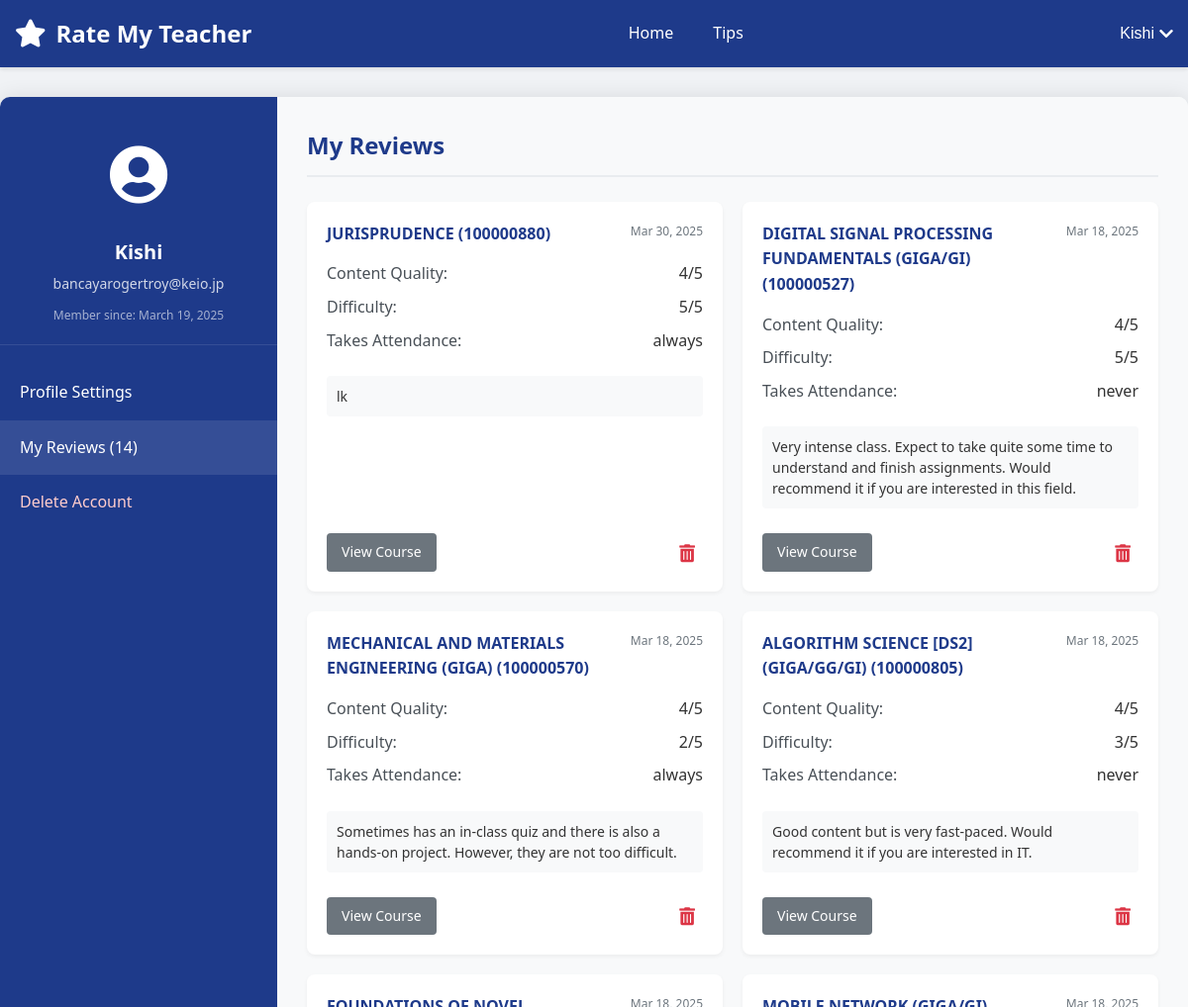
Page /account-section.php (signed in, upper part) on the earlier database version.
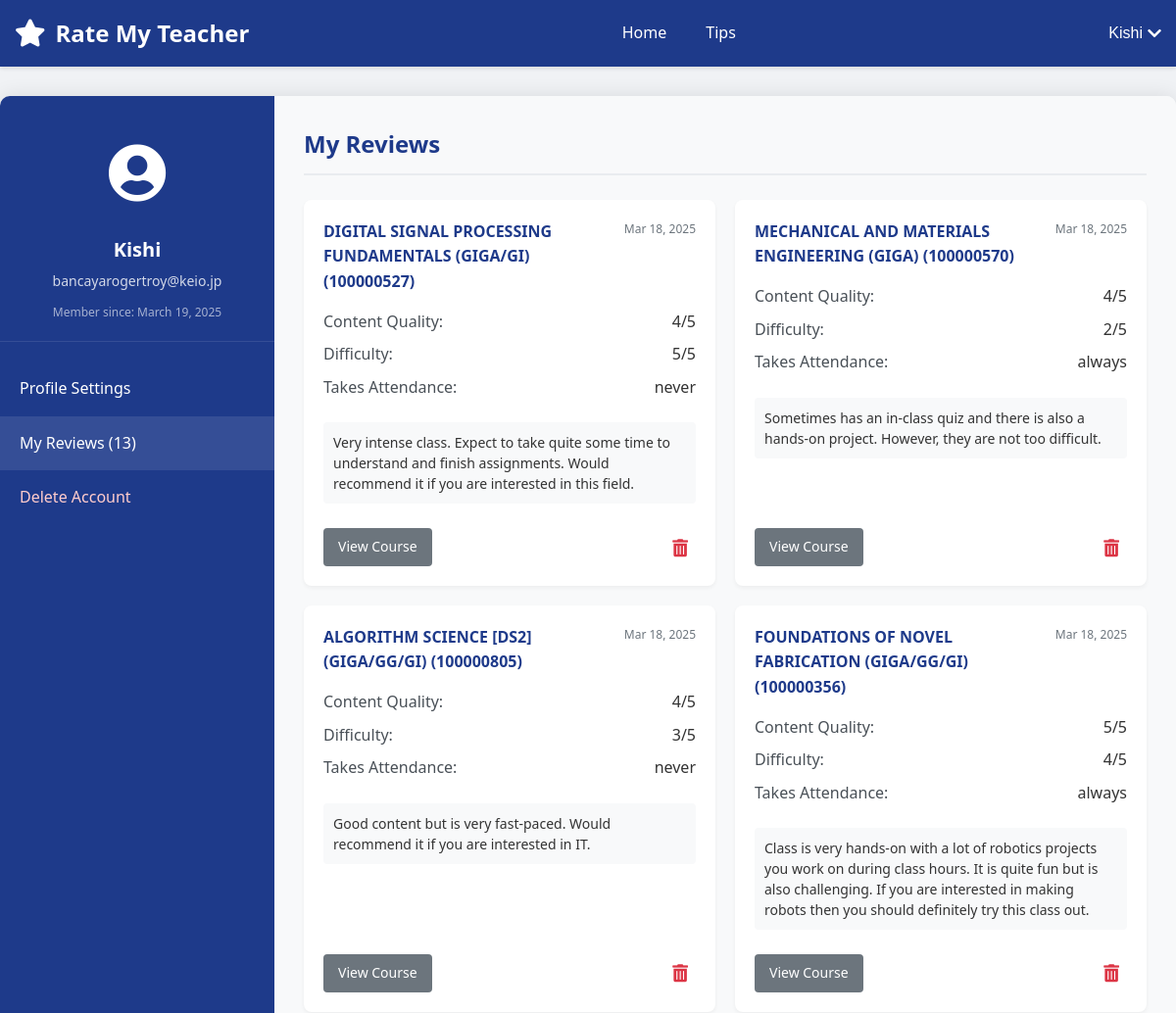
Same page on the later database version.
### tables this page shows
CREATE TABLE ratings (
        id INTEGER PRIMARY KEY AUTOINCREMENT,
        user_id INTEGER NOT NULL,
        professor_id INTEGER NOT NULL,
        course_id INTEGER NOT NULL,
        rating REAL NOT NULL,
        content_rating INTEGER,
        difficulty_rating INTEGER,
        grade TEXT,
        textbook TEXT,
        attendance_check TEXT,
        first_half TEXT,
        second_half TEXT,
        comment TEXT,
        created_at TIMESTAMP DEFAULT CURRENT_TIMESTAMP, is_anonymous INTEGER DEFAULT 0,
        FOREIGN KEY (user_id) REFERENCES users(id) ON DELETE CASCADE,
        FOREIGN KEY (professor_id) REFERENCES professors(id) ON DELETE CASCADE,
        FOREIGN KEY (course_id) REFERENCES courses(id) ON DELETE CASCADE
    );

CREATE TABLE courses (
        id INTEGER PRIMARY KEY AUTOINCREMENT,
        name TEXT NOT NULL,
        course_code TEXT,
        description TEXT,
        professor_id INTEGER,
        semester TEXT,
        avg_content_quality REAL DEFAULT 0,
        avg_difficulty REAL DEFAULT 0,
        overall_rating REAL DEFAULT 0,
        review_count INTEGER DEFAULT 0,
        FOREIGN KEY (professor_id) REFERENCES professors(id) ON DELETE SET NULL
    );

### account-section.php (the view, shortened to what the changed rows need)
<?php
require_once __DIR__ . "/config.php";
$user_id = $_SESSION["id"];
$reviews_count = 0;
$reviews = [];
try {
    $columns_sql = "PRAGMA table_info(ratings)";
    $columns_result = $conn->query($columns_sql);
    $has_comments_field = false;
    $has_comment_field = false;
    while ($column = $columns_result->fetchArray(SQLITE3_ASSOC)) {
        if ($column['name'] === 'comment') {
            $has_comment_field = true;
        }
    }
    $course_columns_sql = "PRAGMA table_info(courses)";
    $course_columns_result = $conn->query($course_columns_sql);
    $course_name_field = 'name';
    $course_code_field = 'course_code';
    while ($column = $course_columns_result->fetchArray(SQLITE3_ASSOC)) {
        if ($column['name'] === 'name') {
            $course_name_field = 'name';
        }
    }
    $comment_field = $has_comments_field ? 'r.comments' : ($has_comment_field ? 'r.comment' : 'NULL');
    $review_sql = "SELECT r.*,
                  c.$course_name_field AS course_name,
                  c.$course_code_field AS course_code,
                  $comment_field AS review_text
                  FROM ratings r
                  JOIN courses c ON r.course_id = c.id
                  WHERE r.user_id = :user_id
                  ORDER BY r.created_at DESC";
    $review_stmt = $conn->prepare($review_sql);
    $review_stmt->bindValue(':user_id', $user_id, SQLITE3_INTEGER);
    $result = $review_stmt->execute();
    while ($row = $result->fetchArray(SQLITE3_ASSOC)) {
        if ($has_comments_field) {
            $row['comments'] = $row['comments'] ?? '';
        } elseif ($has_comment_field) {
            $row['comments'] = $row['comment'] ?? '';
        } else {
            $row['comments'] = '';
        }
        $row['content_quality'] = $row['content_quality'] ?? ($row['content_rating'] ?? 3);
        $row['difficulty'] = $row['difficulty'] ?? ($row['difficulty_rating'] ?? 3);
        $row['takes_attendance'] = $row['attendance_check'] ?? 'Unknown';
        $reviews[] = $row;
        $reviews_count++;
    }
} catch (Exception $e) {
    error_log("Error fetching reviews: " . $e->getMessage());
}
include_once "header.php";
?>
<div class="account-page-container">
    <div class="account-sidebar">
        <ul class="sidebar-nav">
            <li class="active"><a href="#my-reviews" data-section="my-reviews">My Reviews (<?php echo $reviews_count; ?>)</a></li>
        </ul>
    </div>
    <div class="account-content">
        <div id="my-reviews" class="account-section active">
            <h2>My Reviews</h2>
            <?php if (count($reviews) > 0): ?>
                <div class="reviews-list">
                <?php foreach ($reviews as $review): ?>
                    <div class="review-card">
                        <div class="review-header">
                            <h3><?php echo htmlspecialchars($review["course_name"]); ?> (<?php echo htmlspecialchars($review["course_code"]); ?>)</h3>
                            <span class="review-date"><?php echo date("M j, Y", strtotime($review["created_at"])); ?></span>
                        </div>
                        <div class="review-ratings">
                            <div class="rating-item">
                                <span class="rating-label">Content Quality:</span>
                                <span class="rating-value"><?php echo $review["content_quality"]; ?>/5</span>
                            </div>
                            <div class="rating-item">
                                <span class="rating-label">Difficulty:</span>
                                <span class="rating-value"><?php echo $review["difficulty"]; ?>/5</span>
                            </div>
                            <?php if (isset($review["takes_attendance"])): ?>
                            <div class="rating-item">
                                <span class="rating-label">Takes Attendance:</span>
                                <span class="rating-value"><?php echo htmlspecialchars($review["takes_attendance"]); ?></span>
                            </div>
                            <?php endif; ?>
                        </div>
                        <?php
                        $reviewText = '';
                        if (!empty($review["comments"])) {
                            $reviewText = $review["comments"];
                        } elseif (!empty($review["comment"])) {
                            $reviewText = $review["comment"];
                        } elseif (!empty($review["review_text"])) {
                            $reviewText = $review["review_text"];
                        }
                        if (!empty($reviewText)):
                        ?>
                            <div class="review-comment">
                                <p><?php echo htmlspecialchars($reviewText); ?></p>
                            </div>
                        <?php endif; ?>
                        <div class="review-actions">
                            <a href="course.php?course=<?php echo urlencode($review["course_name"]); ?>&professor=<?php echo isset($review["professor_name"]) ? urlencode($review["professor_name"]) : ''; ?>" class="btn-secondary">View Course</a>
                            <button type="button" class="delete-review" data-review-id="<?php echo isset($review["id"]) ? $review["id"] : ''; ?>">
                                <i class="fas fa-trash-alt"></i>
                            </button>
                        </div>
                    </div>
                <?php endforeach; ?>
                </div>
            <?php endif; ?>
        </div>
    </div>
</div>
<?php
include_once __DIR__ . "/footer.php";
?>

Differences in the rows shown:
removed ratings: course.name "JURISPRUDENCE", course.course_code "100000880", created_at "Mar 30, 2025", content_rating "4", difficulty_rating "5", attendance_check "always", reviewText "lk"
now on this page (row unchanged): ratings: course.name "FOUNDATIONS OF NOVEL FABRICATION (GIGA/GG/GI)", course.course_code "100000356", created_at "Mar 18, 2025", content_rating "5", difficulty_rating "4", attendance_check "always", reviewText "Class is very hands-on with a lot of robotics projects you work on during class hours. It is quite fun but is also challenging. If you are interested in making robots then you should definitely try this class out."
Other differences:
$reviews_count: "14" → "13"
